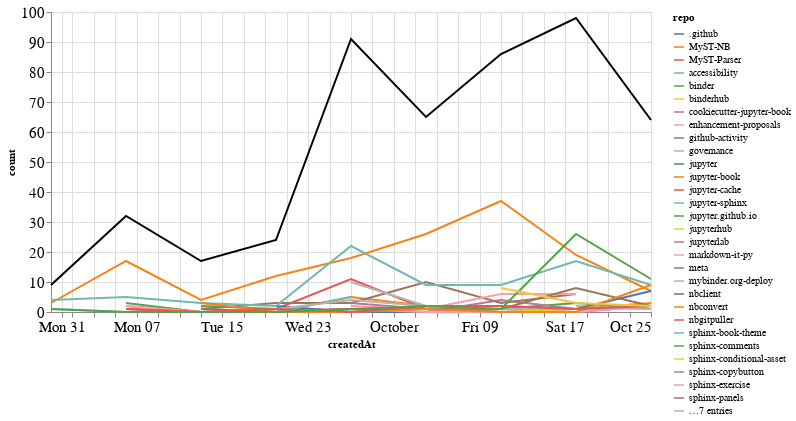

Source (notebook cell):
### Markdown cell above
## Comments

### Code cell
comments_time = comments.groupby('repo').resample('W', on='createdAt').count()['author'].reset_index()
comments_time = comments_time.rename(columns={'author': 'count'})
comments_time_total = comments_time.groupby('createdAt').agg({"count": "sum"}).reset_index()
ch1 = alt.Chart(comments_time, width=600).mark_line().encode(
    x='createdAt',
    y='count',
    color='repo',
    tooltip="repo"
)

ch2 = alt.Chart(comments_time_total, width=600).mark_line(color="black").encode(
    x='createdAt',
    y='count',
)

ch1 + ch2

### Figure 1 — Vega-Lite specification as saved in the notebook (floating-point values rounded to 4 significant figures; data arrays with more than 128 entries replaced by an {"elided": "..."} marker saying what was removed)
{"config": {"axisLeft": {"labelFontSize": 15}, "axisBottom": {"labelFontSize": 15}}, "layer": [{"data": {"name": "data-60ea7ddebfa07c7f3f93a2581114e29d"}, "mark": "line", "encoding": {"color": {"type": "nominal", "field": "repo"}, "tooltip": {"type": "nominal", "field": "repo"}, "x": {"type": "temporal", "field": "createdAt"}, "y": {"type": "quantitative", "field": "count"}}, "width": 600}, {"data": {"name": "data-a6d4ae62874362a81d87b0eb96ab149c"}, "mark": {"type": "line", "color": "black"}, "encoding": {"x": {"type": "temporal", "field": "createdAt"}, "y": {"type": "quantitative", "field": "count"}}, "width": 600}], "$schema": "https://vega.github.io/schema/vega-lite/v4.8.1.json", "datasets": {"data-60ea7ddebfa07c7f3f93a2581114e29d": {"elided": "147 records"}, "data-a6d4ae62874362a81d87b0eb96ab149c": [{"createdAt": "2020-08-30T00:00:00", "count": 9}, {"createdAt": "2020-09-06T00:00:00", "count": 32}, {"createdAt": "2020-09-13T00:00:00", "count": 17}, {"createdAt": "2020-09-20T00:00:00", "count": 24}, {"createdAt": "2020-09-27T00:00:00", "count": 91}, {"createdAt": "2020-10-04T00:00:00", "count": 65}, {"createdAt": "2020-10-11T00:00:00", "count": 86}, {"createdAt": "2020-10-18T00:00:00", "count": 98}, {"createdAt": "2020-10-25T00:00:00", "count": 64}]}}
